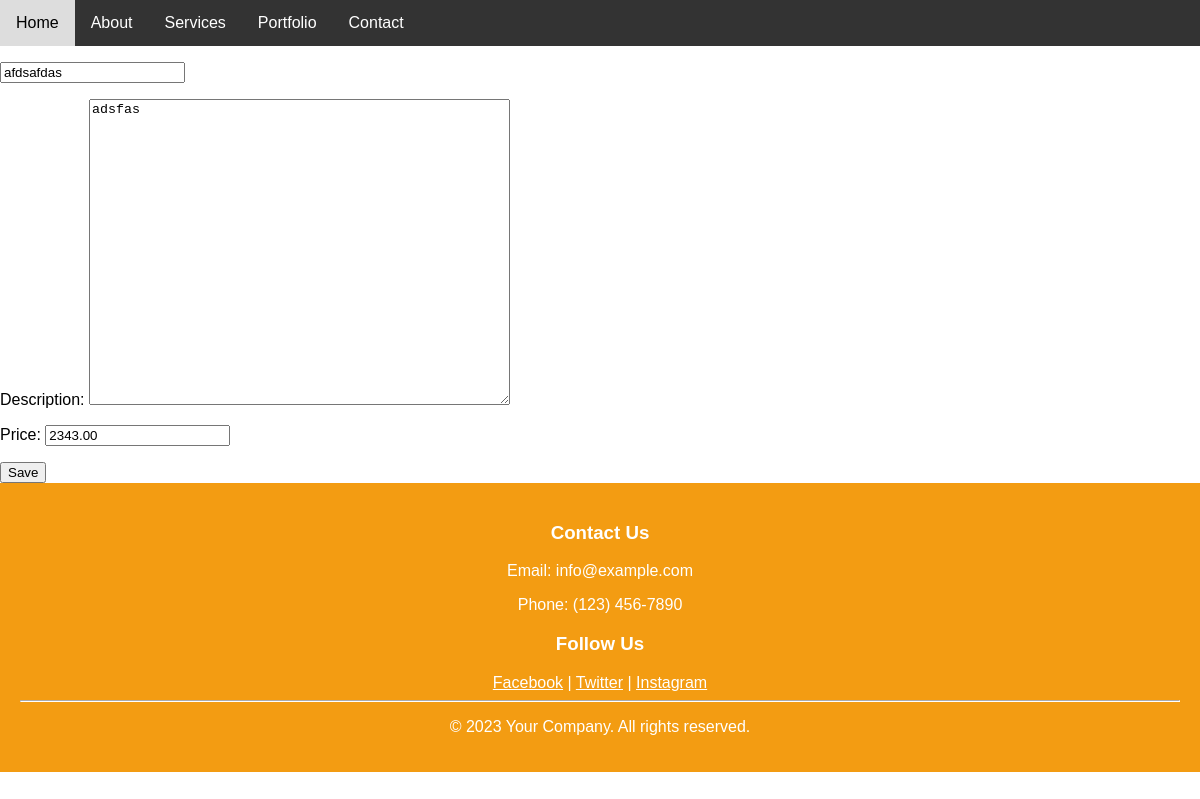
Page /products/24/update/ on the committed database.
### products/models.py (models this page shows, shortened)
class Product(models.Model):
    title       = models.CharField(max_length=120)
    description = models.TextField(blank=True,null=True)
    price       = models.DecimalField(max_digits=100000,decimal_places=2)
    summary     = models.TextField(blank=True,null=False)
    features    = models.BooleanField(default=False)

### products/views.py (the view)
# urls.py: path("<int:id>/update/", product_update_view, name="product-update"),
def product_update_view(request,id=id):
    obj = get_object_or_404(Product, id=id)
    form = ProductForm(request.POST or None,instance=obj)
    if form.is_valid():
        form.save()
    context = {
        "form": form
    }
    return render(request,"products/product_create.html", context)

### products/forms.py
class ProductForm(forms.ModelForm):
    title          = forms.CharField(
        label='',
        widget=forms.TextInput(
            attrs={
                "placeholder":"your title"
                }))
    description    = forms.CharField(
        required=False,
        widget=forms.Textarea(
            attrs={
                "placeholder":"your Description",
                "class": "new-class-name two",
                "rows": "20",
                "cols": "50",
                "id": "my-sample-id",
            }
        ))
    price          = forms.DecimalField(initial=199.99)
    class Meta:
        model = Product
        fields = [
            'title',
            'description',
            'price'
        ]

### products/templates/products/product_create.html (shortened to what this page needs)
{% extends 'base.html' %}
{% block content %}
<form action="." method="POST">
    {{ form.as_p }}
    <input type="submit" value="Save"/>
</form>
{% endblock content %}

### templates/navbar.html (style rules this page uses)
body { font-family: Arial, sans-serif; margin: 0; padding: 0; }

### rows in the picture
Product: title "afdsafdas", description "adsfas", price "2343.00"
